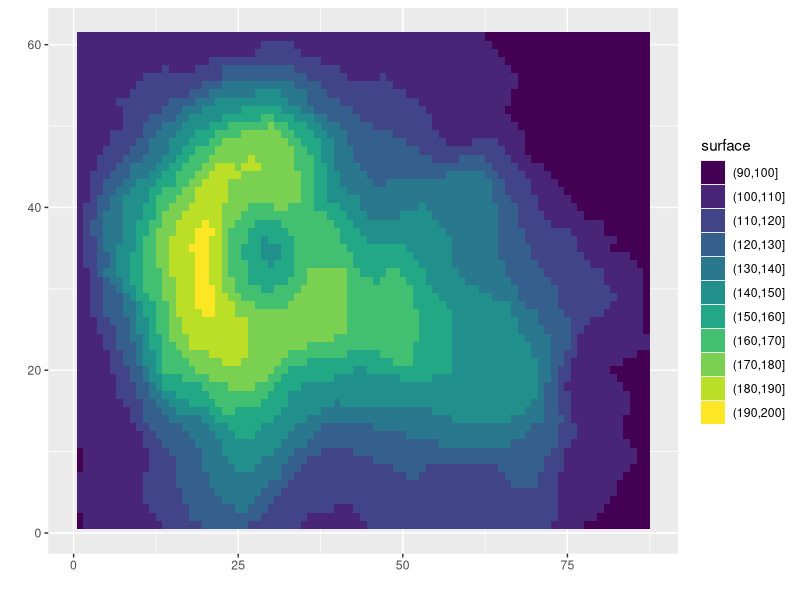

This chart was generated by the following R code: (Note: this script raises an error after producing the figure.)
# Color for Maps 
library(ggplot2)
library(reshape2)
library(dplyr)  # required for arrange()
library(colorspace)
library(viridis)
library(maps) # for the state map data

#### Contour maps ####
# Filled contour maps for ggplot2
boom<-melt(volcano)
range(boom$value) # Check out the range of values to pick scale breaks

boom$levels<-cut(boom$value,breaks=c(90,100,125,150,175,200)) # create breaks in values
boom$levels<-cut(boom$value,breaks=seq(90,200,by=10))

colors_surface<-terrain_hcl(nlevels(boom$levels), c = c(65, 0), l = c(45, 90), power = c(1/2, 1.5)) # Create color
#colors_surface<-sequential_hcl(nlevels(boom$levels), c = 0, l=c(30,90), power = 2.0)
colors_surface<-viridis(nlevels(boom$levels))

ggplot(boom,aes(Var1,Var2)) + xlab(" ") + ylab(" ") +
  geom_tile(aes(fill=levels)) + 
  scale_fill_manual("surface",values=colors_surface)


# required packages

states_map<-map_data("state") #extracts data from the states map

# Make a data set of US crime data from the USArrests data set
crimes<-data.frame(state=tolower(rownames(USArrests)),USArrests)
crime_map<-merge(states_map,crimes,by.x="region",by.y="state")
crime_map<-arrange(crime_map,group,order)
head(crime_map)

# Plot make of murder rate. You can select any column in that 
basemap<-ggplot(crime_map,aes(x=long,y=lat,group=group,fill=Murder)) +
  geom_polygon() + coord_map("polyconic") 

# Color map sequential increasing with colorspace
basemap + scale_fill_continuous_sequential(palette="Peach")

# Color map diverging from the midpoint (mean murder rate) with colorspace 
basemap + scale_fill_continuous_diverging(palette="Blue-Red",mid=mean(crime_map$Murder))
